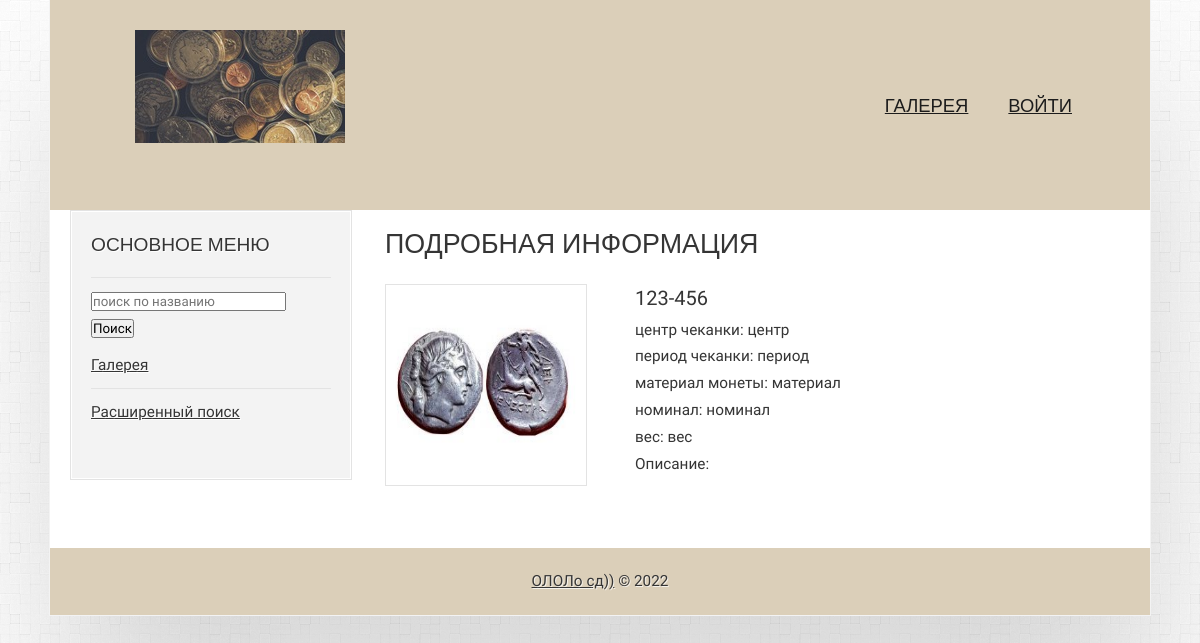
The app's page /portfolio.php?id=4 with its own data.
### tables this page shows
CREATE TABLE `coins` (
  `id` int NOT NULL,
  `img_num` varchar(255) DEFAULT NULL,
  `img_type` varchar(255) DEFAULT NULL,
  `name` varchar(255) DEFAULT NULL,
  `mint_center` varchar(255) DEFAULT NULL,
  `mint_year` varchar(255) DEFAULT NULL,
  `material` varchar(255) DEFAULT NULL,
  `denomination` varchar(255) DEFAULT NULL,
  `weight` varchar(255) DEFAULT NULL,
  `description` text
);

### portfolio.php (the view, shortened to what this page needs)
<?php include 'application/views/first_section.php' ?>
<h1>Подробная информация</h1>
<?php
require_once 'config/connect.php';
$idCoin  = $_GET['id'];
 $sql = mysqli_query($connect, "SELECT * FROM `coins` where id =$idCoin order by id desc");
 $row = mysqli_fetch_all($sql);
 foreach ($row as $row) {
?>
<div class="parent">
  <div class="portfolio__photo">
    <div class="products__image">
      <a href="images/coins/<?php echo "$row[1]"?>.<?php echo "$row[2]"?>" target="_blank"> <img src="images/coins/<?php echo "$row[1]"?>.<?php echo "$row[2]"?>"> </a>
    </div>
  </div>
  <div class="portfolio__text">
    <div class="products__name"><?php echo "$row[3]"?></div>
    <div class="products__name__text">
      <p>центр чеканки: <?php echo "$row[4]"?></p>
      <p>период чеканки: <?php echo "$row[5]"?></p>
      <p>материал монеты: <?php echo "$row[6]"?></p>
      <p>номинал: <?php echo "$row[7]"?></p>
      <p>вес: <?php echo "$row[8]"?></p>
      <p>Описание:<?php echo "$row[9]"?></p>
    </div>
  </div>
<?php }
?>
</div>
<?php include 'application/views/second_section.php'?>

### css/style.css (style rules this page uses)
a { text-decoration: underline; color: #353535; }
body { line-height: 1.75em; background: #fff url('../images/00bd.png'); font-size: 11.5pt; color: #353535; }
body,input { font-family: Kreon, serif; }
h1,h2,h3,h4 { text-transform: uppercase; font-weight: normal; font-family: "Open Sans", sans-serif; color: #353535; margin-bottom: 1em; }
h1 { font-size: 1.75em; }
p { margin-bottom: 1.5em; }
p { margin-bottom: 0px; }
a { color: #353535; }
.box img { margin: 0px 0px 0px 0px; height: 200px; width: 200px; border: solid 1px #e3e3e3; }
.box p { margin-bottom: 0em; }
.products__name { font-size: 20px; line-height: 28px; margin: 0px 0px 5px 0px; }
.portfolio__text { grid-area: 1 / 2 / 2 / 3; margin-left: 50px; width: 480px; }
.parent { display: grid; grid-column-gap: 0px; grid-row-gap: 0px; }
.portfolio__photo { grid-area: 1 / 1 / 2 / 2; width: 200px; }

### records on screen
coins: img_num (picture), name "123-456", mint_center "центр", mint_year "период", material "материал", denomination "номинал", weight "вес"
